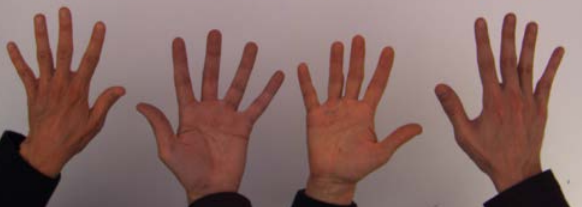
#> input picture Sistemas/actividades/manos.png, 582 x 207 px
$ python Processimg.py
#> lines starting #> are read from the running program, lines starting #| are printed output that depends on the picture; after the words box and inside, x2 and y2 are one past the last pixel; in counts of white or black regions, pixels touching at a corner belong together
# -*- coding: utf-8 -*-
"""
Created on Fri Sep 22 14:40:44 2023

@author: LABORATORIO 208
"""

import cv2
import numpy as np

imagen=cv2.imread("manos.png")
#> imagen is the input picture: shape (207, 582, 3); mean B, G, R 100.2, 104.5, 133.9
imagenES = imagen*0.5
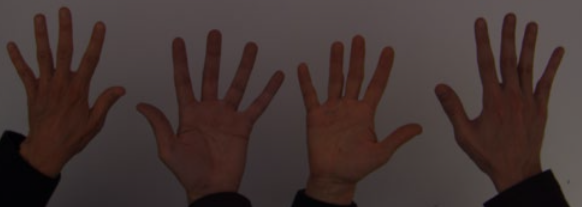
#> imagenES: shape (207, 582, 3) float64; mean B, G, R 50.1, 52.3, 67

imagenES=imagenES.astype(np.uint8)

imagenES = np.zeros_like(imagen)
rR=(100 , 120)
gR=(60, 75)
bR=(50,60)

for i in range(imagen.shape[0]):
    for j in range(imagen.shape[1]):
        pixel=imagen[i,j]
        if pixel[0] <= bR[0] <= pixel[0] <= bR[1] and pixel[1] >= gR[0] <= pixel[1] <= gR[1] and pixel[2] >= rR[0] <= pixel[2]<= rR[1]:
            imagenES[i,j] = (255, 255, 255)
        else:
            imagenES[i,j] = (0,0,0)
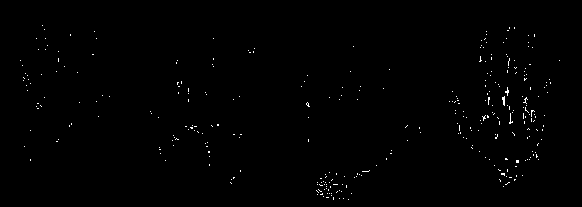
#> imagenES: shape (207, 582, 3); 0.55% white in thin lines or dots, all inside (x1, y1, x2, y2) = (20, 25, 560, 200)

cv2.imshow("manos.png", imagen)
cv2.waitKey(0)
cv2.destroyAllWindows()

cv2.imshow("manos.png", imagenES)
cv2.waitKey(0)
cv2.destroyAllWindows()
